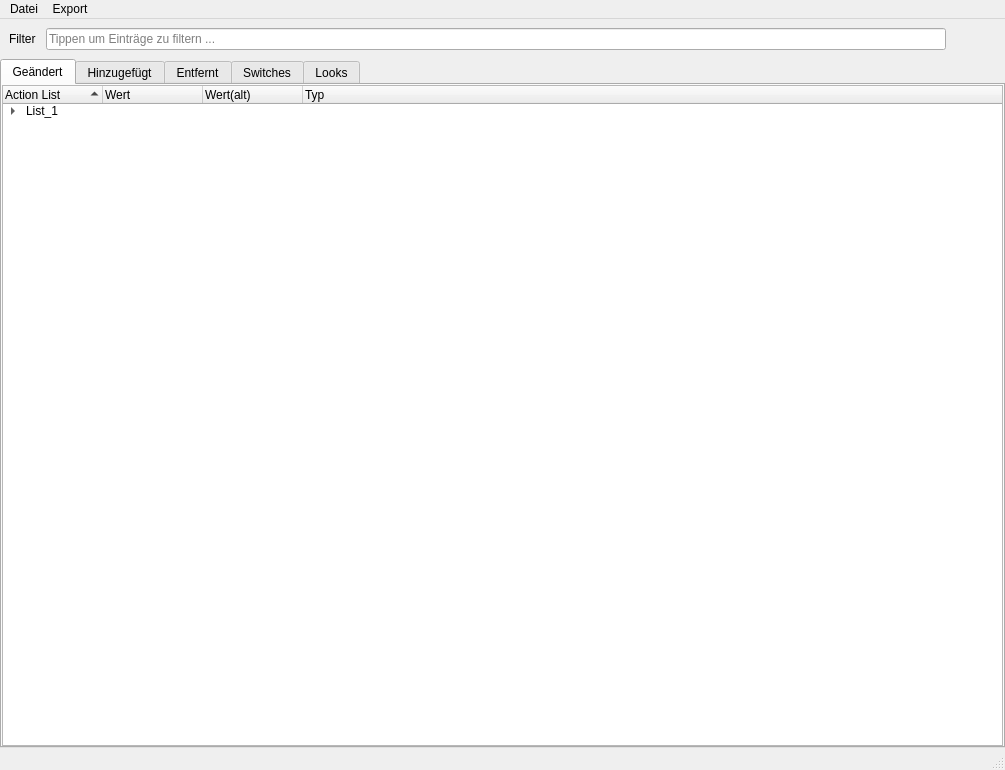
<?xml version="1.0" encoding="UTF-8"?>
<ui version="4.0">
 <class>SchnuffiWindow</class>
 <widget class="QMainWindow" name="SchnuffiWindow">
  <property name="geometry">
   <rect>
    <x>0</x>
    <y>0</y>
    <width>1005</width>
    <height>770</height>
   </rect>
  </property>
  <property name="windowTitle">
   <string>POS Schnuffi</string>
  </property>
  <property name="windowIcon">
   <iconset resource="res/preset_editor_rsc.qrc">
    <normaloff>:/main/dog.png</normaloff>:/main/dog.png</iconset>
  </property>
  <widget class="QWidget" name="centralwidget">
   <layout class="QVBoxLayout" name="verticalLayout">
    <property name="spacing">
     <number>0</number>
    </property>
    <property name="leftMargin">
     <number>0</number>
    </property>
    <property name="topMargin">
     <number>0</number>
    </property>
    <property name="rightMargin">
     <number>0</number>
    </property>
    <property name="bottomMargin">
     <number>0</number>
    </property>
    <item>
     <layout class="QHBoxLayout" name="filterLayout">
      <property name="spacing">
       <number>10</number>
      </property>
      <property name="leftMargin">
       <number>9</number>
      </property>
      <property name="topMargin">
       <number>9</number>
      </property>
      <property name="rightMargin">
       <number>9</number>
      </property>
      <property name="bottomMargin">
       <number>9</number>
      </property>
      <item>
       <widget class="QLabel" name="filterLabel">
        <property name="text">
         <string>Filter</string>
        </property>
       </widget>
      </item>
      <item>
       <widget class="QLineEdit" name="lineEditFilter">
        <property name="placeholderText">
         <string>Tippen um Einträge zu filtern ...</string>
        </property>
       </widget>
      </item>
      <item>
       <widget class="QPushButton" name="expandBtn">
        <property name="toolTip">
         <string>Alle Einträge aufklappen...</string>
        </property>
        <property name="text">
         <string/>
        </property>
        <property name="icon">
         <iconset resource="res/preset_editor_rsc.qrc">
          <normaloff>:/main/navicon.png</normaloff>:/main/navicon.png</iconset>
        </property>
        <property name="flat">
         <bool>true</bool>
        </property>
       </widget>
      </item>
     </layout>
    </item>
    <item>
     <widget class="QTabWidget" name="widgetTabs">
      <property name="currentIndex">
       <number>0</number>
      </property>
      <widget class="QWidget" name="modifiedTab">
       <attribute name="title">
        <string>Geändert</string>
       </attribute>
       <layout class="QVBoxLayout" name="verticalLayout_3">
        <property name="spacing">
         <number>0</number>
        </property>
        <property name="leftMargin">
         <number>0</number>
        </property>
        <property name="topMargin">
         <number>0</number>
        </property>
        <property name="rightMargin">
         <number>0</number>
        </property>
        <property name="bottomMargin">
         <number>0</number>
        </property>
        <item>
         <widget class="QTreeWidget" name="ModifiedWidget">
          <property name="selectionMode">
           <enum>QAbstractItemView::ExtendedSelection</enum>
          </property>
          <property name="sortingEnabled">
           <bool>true</bool>
          </property>
          <column>
           <property name="text">
            <string>Action List</string>
           </property>
          </column>
          <column>
           <property name="text">
            <string>Wert</string>
           </property>
          </column>
          <column>
           <property name="text">
            <string>Wert(alt)</string>
           </property>
          </column>
          <column>
           <property name="text">
            <string>Typ</string>
           </property>
          </column>
          <item>
           <property name="text">
            <string>List_1</string>
           </property>
           <item>
            <property name="text">
             <string>actor_name</string>
            </property>
            <property name="text">
             <string>0</string>
            </property>
            <property name="text">
             <string>1</string>
            </property>
            <property name="text">
             <string>switch</string>
            </property>
           </item>
          </item>
         </widget>
        </item>
       </layout>
      </widget>
      <widget class="QWidget" name="addedTab">
       <attribute name="title">
        <string>Hinzugefügt</string>
       </attribute>
       <layout class="QVBoxLayout" name="verticalLayout_2">
        <property name="spacing">
         <number>0</number>
        </property>
        <property name="leftMargin">
         <number>0</number>
        </property>
        <property name="topMargin">
         <number>0</number>
        </property>
        <property name="rightMargin">
         <number>0</number>
        </property>
        <property name="bottomMargin">
         <number>0</number>
        </property>
        <item>
         <widget class="QTreeWidget" name="AddedWidget">
          <property name="selectionMode">
           <enum>QAbstractItemView::ExtendedSelection</enum>
          </property>
          <property name="sortingEnabled">
           <bool>true</bool>
          </property>
          <column>
           <property name="text">
            <string>Action List</string>
           </property>
          </column>
          <column>
           <property name="text">
            <string>Wert</string>
           </property>
          </column>
          <column>
           <property name="text">
            <string>Wert(alt)</string>
           </property>
          </column>
          <column>
           <property name="text">
            <string>Typ</string>
           </property>
          </column>
          <item>
           <property name="text">
            <string>List_1</string>
           </property>
           <item>
            <property name="text">
             <string>actor_name</string>
            </property>
            <property name="text">
             <string>0</string>
            </property>
            <property name="text">
             <string>1</string>
            </property>
            <property name="text">
             <string>switch</string>
            </property>
           </item>
          </item>
         </widget>
        </item>
       </layout>
      </widget>
      <widget class="QWidget" name="removedTab">
       <attribute name="title">
        <string>Entfernt</string>
       </attribute>
       <layout class="QVBoxLayout" name="verticalLayout_4">
        <property name="spacing">
         <number>0</number>
        </property>
        <property name="leftMargin">
         <number>0</number>
        </property>
        <property name="topMargin">
         <number>0</number>
        </property>
        <property name="rightMargin">
         <number>0</number>
        </property>
        <property name="bottomMargin">
         <number>0</number>
        </property>
        <item>
         <widget class="QTreeWidget" name="RemovedWidget">
          <property name="selectionMode">
           <enum>QAbstractItemView::ExtendedSelection</enum>
          </property>
          <property name="sortingEnabled">
           <bool>true</bool>
          </property>
          <column>
           <property name="text">
            <string>Action List</string>
           </property>
          </column>
          <column>
           <property name="text">
            <string>Wert</string>
           </property>
          </column>
          <column>
           <property name="text">
            <string>Wert(alt)</string>
           </property>
          </column>
          <column>
           <property name="text">
            <string>Typ</string>
           </property>
          </column>
          <item>
           <property name="text">
            <string>List_1</string>
           </property>
           <item>
            <property name="text">
             <string>actor_name</string>
            </property>
            <property name="text">
             <string>0</string>
            </property>
            <property name="text">
             <string>1</string>
            </property>
            <property name="text">
             <string>switch</string>
            </property>
           </item>
          </item>
         </widget>
        </item>
       </layout>
      </widget>
      <widget class="QWidget" name="switchesTab">
       <attribute name="title">
        <string>Switches</string>
       </attribute>
       <layout class="QHBoxLayout" name="horizontalLayout_2">
        <property name="spacing">
         <number>0</number>
        </property>
        <property name="leftMargin">
         <number>0</number>
        </property>
        <property name="topMargin">
         <number>0</number>
        </property>
        <property name="rightMargin">
         <number>0</number>
        </property>
        <property name="bottomMargin">
         <number>0</number>
        </property>
        <item>
         <widget class="QTreeWidget" name="switchesWidget">
          <property name="sortingEnabled">
           <bool>true</bool>
          </property>
          <column>
           <property name="text">
            <string>Action List</string>
           </property>
          </column>
          <column>
           <property name="text">
            <string>Wert</string>
           </property>
          </column>
          <column>
           <property name="text">
            <string>Wert(alt)</string>
           </property>
          </column>
          <column>
           <property name="text">
            <string>Typ</string>
           </property>
          </column>
          <item>
           <property name="text">
            <string>List_1</string>
           </property>
           <item>
            <property name="text">
             <string>actor_name</string>
            </property>
            <property name="text">
             <string>0</string>
            </property>
            <property name="text">
             <string>1</string>
            </property>
            <property name="text">
             <string>switch</string>
            </property>
           </item>
          </item>
         </widget>
        </item>
       </layout>
      </widget>
      <widget class="QWidget" name="looksTab">
       <attribute name="title">
        <string>Looks</string>
       </attribute>
       <layout class="QVBoxLayout" name="verticalLayout_5">
        <property name="spacing">
         <number>0</number>
        </property>
        <property name="leftMargin">
         <number>0</number>
        </property>
        <property name="topMargin">
         <number>0</number>
        </property>
        <property name="rightMargin">
         <number>0</number>
        </property>
        <property name="bottomMargin">
         <number>0</number>
        </property>
        <item>
         <widget class="QTreeWidget" name="looksWidget">
          <property name="sortingEnabled">
           <bool>true</bool>
          </property>
          <column>
           <property name="text">
            <string>Action List</string>
           </property>
          </column>
          <column>
           <property name="text">
            <string>Wert</string>
           </property>
          </column>
          <column>
           <property name="text">
            <string>Wert(alt)</string>
           </property>
          </column>
          <column>
           <property name="text">
            <string>Typ</string>
           </property>
          </column>
          <item>
           <property name="text">
            <string>List_1</string>
           </property>
           <item>
            <property name="text">
             <string>actor_name</string>
            </property>
            <property name="text">
             <string>0</string>
            </property>
            <property name="text">
             <string>1</string>
            </property>
            <property name="text">
             <string>switch</string>
            </property>
           </item>
          </item>
         </widget>
        </item>
       </layout>
      </widget>
     </widget>
    </item>
   </layout>
  </widget>
  <widget class="QMenuBar" name="menubar">
   <property name="geometry">
    <rect>
     <x>0</x>
     <y>0</y>
     <width>1005</width>
     <height>31</height>
    </rect>
   </property>
   <widget class="QMenu" name="menuDatei">
    <property name="title">
     <string>Datei</string>
    </property>
    <addaction name="actionOpen"/>
    <addaction name="actionBeenden"/>
   </widget>
   <widget class="QMenu" name="menuExport">
    <property name="title">
     <string>Export</string>
    </property>
    <addaction name="actionExport"/>
    <addaction name="actionExportPos"/>
   </widget>
   <addaction name="menuDatei"/>
   <addaction name="menuExport"/>
  </widget>
  <widget class="QStatusBar" name="statusbar"/>
  <action name="actionBeenden">
   <property name="icon">
    <iconset resource="res/preset_editor_rsc.qrc">
     <normaloff>:/main/log-in.png</normaloff>:/main/log-in.png</iconset>
   </property>
   <property name="text">
    <string>Beenden</string>
   </property>
  </action>
  <action name="actionOpen">
   <property name="icon">
    <iconset resource="res/preset_editor_rsc.qrc">
     <normaloff>:/main/folder.png</normaloff>:/main/folder.png</iconset>
   </property>
   <property name="text">
    <string>Vergleichen ...</string>
   </property>
  </action>
  <action name="actionSearch">
   <property name="text">
    <string>Suche</string>
   </property>
   <property name="shortcut">
    <string>Ctrl+F</string>
   </property>
  </action>
  <action name="actionExport">
   <property name="icon">
    <iconset resource="res/preset_editor_rsc.qrc">
     <normaloff>:/main/disk.png</normaloff>:/main/disk.png</iconset>
   </property>
   <property name="text">
    <string>Selektierte Action Listen ...</string>
   </property>
   <property name="statusTip">
    <string>Exportiert selektierte Action Listen aus neuer XML Datei in benutzerdefinierte Xml Datei.</string>
   </property>
  </action>
  <action name="actionExportPos">
   <property name="icon">
    <iconset resource="res/preset_editor_rsc.qrc">
     <normaloff>:/type/reset.png</normaloff>:/type/reset.png</iconset>
   </property>
   <property name="text">
    <string>Aktualisierte POS Xml ...</string>
   </property>
   <property name="statusTip">
    <string>Exportiert selektierte Action Listen aus neuer XML Datei und aktualisiert diesen in alter POS Xml Datei. (In neue Datei)</string>
   </property>
  </action>
 </widget>
 <resources>
  <include location="res/preset_editor_rsc.qrc"/>
 </resources>
 <connections/>
</ui>
